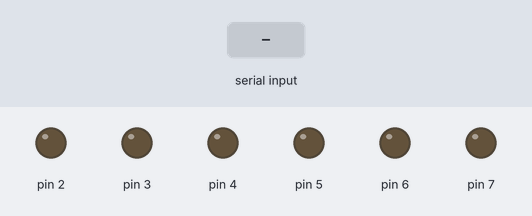
Bench run of a sketch on a simulated Arduino Uno, built with avr-gcc and run on an emulated ATmega328P. On the bench: output pins drawn as LEDs (lit = HIGH). Inputs (shaded band) come from the test bench. What the sketch prints to the serial monitor is not drawn.

Above: at 1.2 s.
1.3 s: "90,45\n" received over Serial
At 2.3 s:
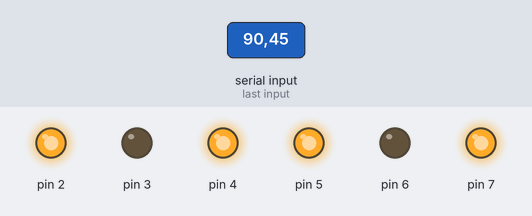
2.8 s: "30,150\n" received over Serial
At 3.5 s:
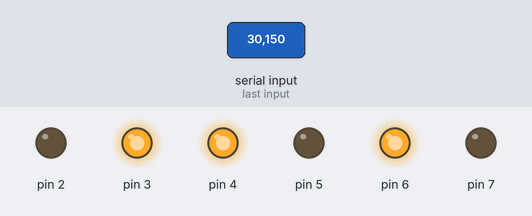
4.3 s: "1\n" received over Serial
At 5.5 s:
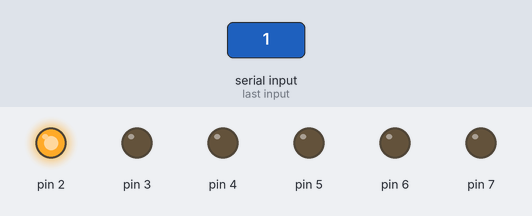
5.8 s: "5\n" received over Serial
At 6.8 s:
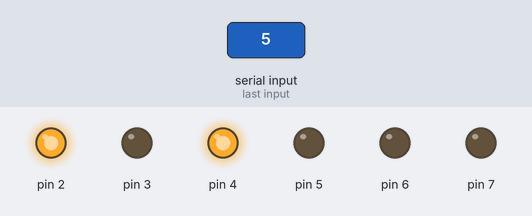
7.3 s: "200\n" received over Serial
At 8.0 s:
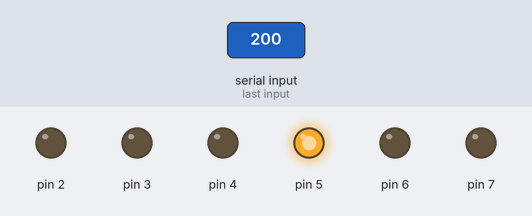
8.8 s: "9999\n" received over Serial
At 9.2 s:
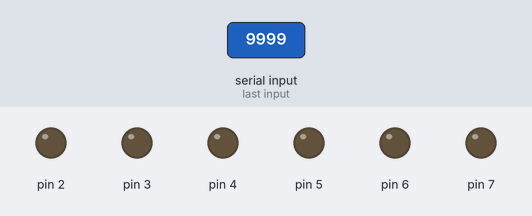
Timing chart, 0 to 11.3 s (numbered marks = the images above; inputs shaded):
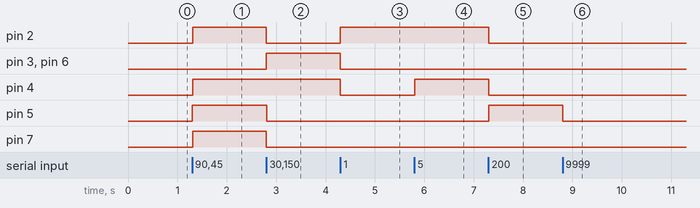

Measured:
- after the input at 1.3 s, pin 2, pin 4, pin 5, pin 7: LOW → HIGH at once
- after the input at 2.8 s, pin 2, pin 5, pin 7: HIGH → LOW at once; pin 3, pin 6: LOW → HIGH at once
- after the input at 4.3 s, pin 2: LOW → HIGH at once; pin 3, pin 4, pin 6: HIGH → LOW at once
- after the input at 5.8 s, pin 4: LOW → HIGH at once
- after the input at 7.3 s, pin 2, pin 4: HIGH → LOW at once; pin 5: LOW → HIGH at once
- after the input at 8.8 s, pin 5: HIGH → LOW at once

The sketch:

Binary_Representation_of_Integer_with_LEDs.ino
```cpp
void setup() {
  // put your setup code here, to run once:
  Serial.begin(9600);
  pinMode(2,OUTPUT);
  pinMode(3,OUTPUT);
  pinMode(4,OUTPUT);
  pinMode(5,OUTPUT);
  pinMode(6,OUTPUT);
  pinMode(7,OUTPUT);
}
int x=2;
int k=1;
void loop() {
  // put your main code here, to run repeatedly:
 // if(!Serial.available())
    x=Serial.parseInt();
  if(x==9999){
    for(int i=2;i<9;++i)
  {
      digitalWrite(i,LOW);
  }
  }
  if(x!=0 && x!=9999)
  {
  Serial.print(x);
  int t=x;
  for(int i=2;i<9;++i)
  {
    int r=t%2;
    t=t/2;
    if(r==1)
      digitalWrite(i,HIGH);
    else
      digitalWrite(i,LOW);
  }
  }
}
```
